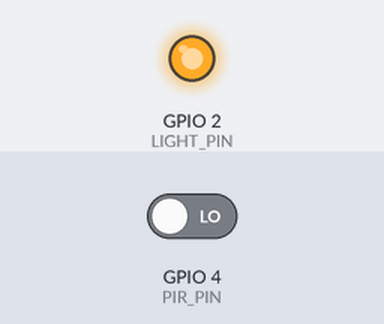
The sketch below on a simulated ESP32. On the bench: output pins drawn as LEDs (lit = HIGH). The inputs (shaded band) are chosen by the test bench; at power-on: GPIO 4 (PIR_PIN) LOW. WiFi joins after 1.5 s; servers stay silent unless stated; what the sketch prints to the serial monitor is not drawn.

Above: at 2.7 s.
2.8 s: GPIO 4 (PIR_PIN) driven HIGH
At 3.3 s:
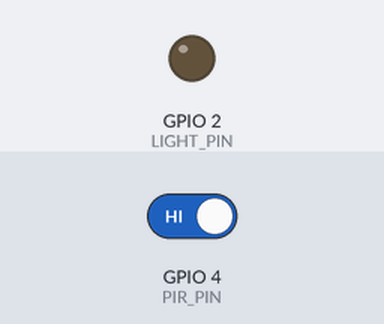
Timing chart, 0 to 5.8 s (numbered marks = the images above; inputs shaded):
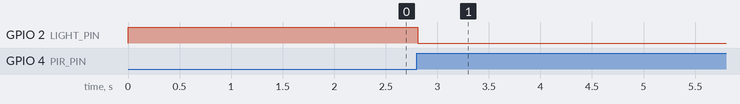

The sketch:

smart_street_light.ino
```cpp
/*  ═══════════════════════════════════════════════════════════════
    NeuralStreet – Smart Solar Street Light  |  ESP32 Firmware
    Firebase Realtime DB  +  PIR Motion  +  Emergency Override
    ═══════════════════════════════════════════════════════════════ */

#include <WiFi.h>
#include <HTTPClient.h>

// ── FILL THESE IN BEFORE UPLOADING ───────────────────────────────
const char* SSID     = "";   // TODO: your WiFi name (must be a 2.4 GHz network)
const char* PASSWORD = "";   // TODO: your WiFi password

// TODO: your Firebase Realtime Database URL, no trailing slash
// e.g. https://your-project-default-rtdb.firebaseio.com
const String FIREBASE_URL = "";

const String FB_LIGHT     = FIREBASE_URL + "/light.json";
const String FB_EMERGENCY = FIREBASE_URL + "/emergency.json";

// ── PINS ─────────────────────────────────────────────────────────
#define LIGHT_PIN   2    // Relay IN  (active-LOW relay)
#define PIR_PIN     4    // PIR OUT

// ── TIMING ───────────────────────────────────────────────────────
#define PIR_HOLD_MS       5000   // light stays ON this long after motion
#define FIREBASE_POLL_MS  1500   // how often we poll Firebase (ms)
#define WIFI_RETRY_MS     5000   // reconnect attempt interval

// ── HELPERS (inverted relay: LOW = ON, HIGH = OFF) ────────────────
#define LIGHT_ON()   digitalWrite(LIGHT_PIN, LOW)
#define LIGHT_OFF()  digitalWrite(LIGHT_PIN, HIGH)

// ── STATE ─────────────────────────────────────────────────────────
unsigned long lastMotionTime  = 0;
unsigned long lastFirebasePoll = 0;
unsigned long lastWifiRetry   = 0;

bool motionActive    = false;
bool emergencyActive = false;
int  lastPIR         = LOW;

// ─────────────────────────────────────────────────────────────────
void setup() {
  Serial.begin(115200);
  if (strlen(SSID) == 0 || FIREBASE_URL.length() == 0) {
    Serial.println("[CONFIG] Fill in SSID, PASSWORD and FIREBASE_URL at the top of the sketch, then re-upload.");
  }
  pinMode(LIGHT_PIN, OUTPUT);
  pinMode(PIR_PIN,   INPUT);
  LIGHT_OFF();   // safe default

  connectWiFi();
}

// ─────────────────────────────────────────────────────────────────
void loop() {

  // ── 1. WiFi watchdog ─────────────────────────────────────────
  if (WiFi.status() != WL_CONNECTED) {
    if (millis() - lastWifiRetry > WIFI_RETRY_MS) {
      Serial.println("[WiFi] Lost – reconnecting…");
      WiFi.disconnect();
      WiFi.begin(SSID, PASSWORD);
      lastWifiRetry = millis();
    }
    delay(100);
    return;   // skip logic until reconnected
  }

  // ── 2. PIR motion (edge-triggered, with hold timer) ──────────
  int pirNow = digitalRead(PIR_PIN);

  if (pirNow == HIGH && lastPIR == LOW) {
    Serial.println("[PIR] Motion detected → Light ON");
    LIGHT_ON();
    motionActive  = true;
    lastMotionTime = millis();
  }
  lastPIR = pirNow;

  // Auto-off after hold period (only if not emergency)
  if (motionActive && !emergencyActive &&
      millis() - lastMotionTime > PIR_HOLD_MS) {
    motionActive = false;
    Serial.println("[PIR] Hold expired");
    // Don't force OFF here — let Firebase decide next poll
  }

  // ── 3. Firebase poll ─────────────────────────────────────────
  if (millis() - lastFirebasePoll > FIREBASE_POLL_MS) {
    lastFirebasePoll = millis();

    // Read emergency flag
    String emStr = fbGet(FB_EMERGENCY);
    emergencyActive = (emStr == "true" || emStr == "1");

    // Emergency overrides everything → light ON
    if (emergencyActive) {
      LIGHT_ON();
      Serial.println("[FB] EMERGENCY → Light FORCED ON");
    } else {
      // Only follow light command when no active PIR motion
      if (!motionActive) {
        String lightCmd = fbGet(FB_LIGHT);
        if (lightCmd == "\"ON\"") {
          LIGHT_ON();
          Serial.println("[FB] Command → ON");
        } else if (lightCmd == "\"OFF\"") {
          LIGHT_OFF();
          Serial.println("[FB] Command → OFF");
        } else {
          Serial.println("[FB] Unknown payload: " + lightCmd);
        }
      } else {
        Serial.println("[FB] Motion active – skipping FB light cmd");
      }
    }
  }

  delay(50);   // tight loop, non-blocking
}

// ─────────────────────────────────────────────────────────────────
String fbGet(const String& url) {
  HTTPClient http;
  http.begin(url);
  http.setTimeout(1000);   // 1 s timeout – don't stall the loop
  int code = http.GET();
  String payload = "";
  if (code > 0) {
    payload = http.getString();
    payload.trim();
  } else {
    Serial.println("[HTTP] Error " + String(code) + " on " + url);
  }
  http.end();
  return payload;
}

// ─────────────────────────────────────────────────────────────────
void connectWiFi() {
  Serial.print("[WiFi] Connecting to ");
  Serial.print(SSID);
  WiFi.begin(SSID, PASSWORD);
  int tries = 0;
  while (WiFi.status() != WL_CONNECTED && tries < 20) {
    delay(500);
    Serial.print(".");
    tries++;
  }
  if (WiFi.status() == WL_CONNECTED) {
    Serial.println("\n[WiFi] Connected  IP: " + WiFi.localIP().toString());
  } else {
    Serial.println("\n[WiFi] Failed – will retry in loop");
  }
}
```

Measured:
- after the input at 2.8 s, GPIO 2 (LIGHT_PIN): HIGH → LOW at once
